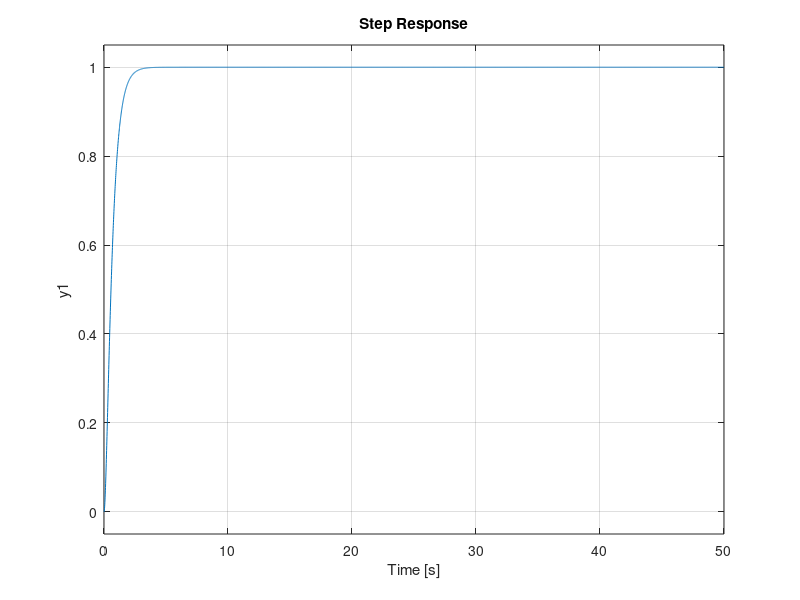

Reproduce this figure in MATLAB. (Note: this script raises an error after producing the figure.)
clear; clc;
% Define system parameters with overshoot
num = 10;
den = conv([1, 2], [1, 5]);  % Second-order system: 1 / (s + 2)(s + 5)
sys = tf(num, den);  % System transfer function

% Time vector
t = 0:0.01:50;
figure;
legend_Str = {};

% Step response without controller
step(sys, t);
legend_Str{end + 1} = 'Without Controller';
hold on;

%% S-Shape Method
% Find L (delay time) and T (time constant)
[L, T] = S_Shape(sys);  % Ensure this function is defined

% Calculate PID parameters using S-Shape method
Kp_ss = 1.2 * (T / L);
Ti_ss = 2.0 * L;
Td_ss = 0.5 * L;

% Display PID parameters
fprintf('S-Shape Method PID Tuning Parameters:\n');
fprintf('Proportional Gain (Kp): %.3f\n', Kp_ss);
fprintf('Integral Time (Ti): %.3f\n', Ti_ss);
fprintf('Derivative Time (Td): %.3f\n', Td_ss);

% Define PID controller for S-Shape method
pid_ss = pid(Kp_ss, Kp_ss / Ti_ss, Kp_ss * Td_ss);

% Simulate the closed-loop system with the PID controller
closed_loop_ss = feedback(pid_ss * sys, 1);

% Step response with S-Shape controller
step(closed_loop_ss, t);
legend_Str{end + 1} = 'With S-Shape Method PID Controller';
hold on;

%% Ziegler-Nichols Method
% Find the ultimate gain (Kcr) and ultimate period (Pcr)
[Kcr, Pcr] = Ziegler(sys);  % Ensure this function is defined

% Calculate PID parameters using Ziegler-Nichols method
Kp_zn = 0.600 * Kcr;
Ti_zn = 0.500 * Pcr;
Td_zn = 0.125 * Pcr;

% Display PID parameters
fprintf('Ziegler-Nichols PID Tuning Parameters:\n');
fprintf('Proportional Gain (Kp): %.3f\n', Kp_zn);
fprintf('Integral Time (Ti): %.3f\n', Ti_zn);
fprintf('Derivative Time (Td): %.3f\n', Td_zn);

% Define PID controller for Ziegler-Nichols
pid_zn = pid(Kp_zn, Kp_zn / Ti_zn, Kp_zn * Td_zn);

% Simulate the closed-loop system with the PID controller
closed_loop_zn = feedback(pid_zn * sys, 1);

% Step response with Ziegler-Nichols controller
step(closed_loop_zn, t);
legend_Str{end + 1} = 'With Ziegler-Nichols PID Controller';
hold on;

%% Finalize plot
title('Step Response with Tuned PID Controllers');
legend(legend_Str);
grid on;

